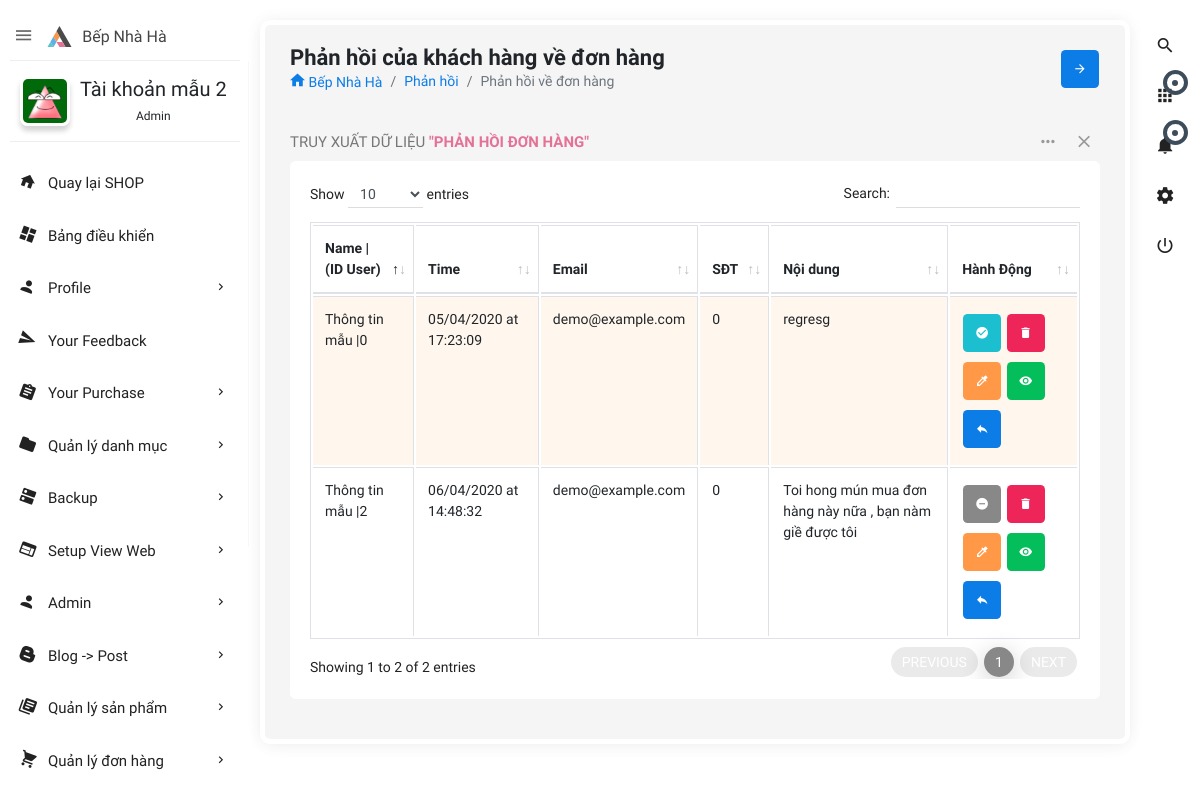
The page /admin.php?controller=feedback&action=order (signed in) on the database its author committed.
### tables this page shows
CREATE TABLE IF NOT EXISTS `users` (
  `id` int(11) NOT NULL AUTO_INCREMENT,
  `user_username` varchar(50) DEFAULT NULL,
  `user_password` varchar(100) DEFAULT NULL,
  `user_name` varchar(255) DEFAULT NULL,
  `role_id` int(11) NOT NULL DEFAULT 0,
  `user_avatar` varchar(550) DEFAULT 'author-auto.png',
  `user_email` varchar(255) DEFAULT NULL,
  `user_phone` varchar(20) DEFAULT NULL,
  `user_address` varchar(200) DEFAULT NULL,
  `createDate` datetime DEFAULT NULL,
  `verified` int(11) NOT NULL DEFAULT 0,
  `verificationCode` varchar(500) DEFAULT NULL,
  `editTime` datetime DEFAULT NULL,
  PRIMARY KEY (`id`),
  KEY `fk_id_role` (`role_id`)
);

CREATE TABLE IF NOT EXISTS `feedbacks` (
  `id` int(11) NOT NULL AUTO_INCREMENT,
  `name` varchar(250) DEFAULT NULL,
  `email` varchar(250) NOT NULL DEFAULT '',
  `phone` int(20) DEFAULT NULL,
  `subject` mediumtext NOT NULL,
  `createTime` datetime DEFAULT NULL,
  `user_id` int(11) NOT NULL DEFAULT 0,
  `order_id` int(11) NOT NULL DEFAULT 0,
  `product_id` int(11) NOT NULL DEFAULT 0,
  `status` int(11) NOT NULL DEFAULT 0,
  `editTime` datetime DEFAULT NULL,
  PRIMARY KEY (`id`),
  KEY `fk_user_id` (`user_id`),
  KEY `fk_product_id` (`product_id`),
  KEY `fk_order_id` (`order_id`)
);

### admin/controllers/feedback/order.php (called while the page is built, shortened)
<?php
require('admin/views/feedback/order.php');

### lib/config/database.php (called while the page is built, shortened)
<?php
if (isset($_SESSION['user'])) {
    $userNav = $_SESSION['user']['id'];
}
try {
    $linkConnectDB = connect();
} catch (Exception $e) {
    die($e->getMessage());
}
function connect(): mysqli
{
        $linkConnectDB = new mysqli(DB_HOST, DB_USER, DB_PASS, DB_NAME, DB_PORT);
        $linkConnectDB->set_charset('utf8mb4');
        return $linkConnectDB;
}
function executeQuery(string $sql, array $params = []): mysqli_stmt
{
    global $linkConnectDB;
    $stmt = $linkConnectDB->prepare($sql);
    if (!$stmt->execute()) {
        throw new Exception('Execute error: ' . $stmt->error);
    }
    return $stmt;
}

### lib/model.php (called while the page is built, shortened)
<?php
require('config/database.php');
function getRecord(string $table, $id, string $select = '*'): false|array|null
{
    $id = intval($id);
    $sql = "SELECT $select FROM `$table` WHERE id=$id";
    $query = executeQuery($sql);
    $result = $query->get_result()->fetch_assoc();
    return $result;
}
function getAll(string $table, array $options = []): array
{
    $select = $options['select'] ?? '*';
    $where = isset($options['where']) ? 'WHERE ' . $options['where'] : '';
    $order_by = isset($options['order_by']) ? 'ORDER BY ' . $options['order_by'] : '';
    $limit = isset($options['offset']) && isset($options['limit']) ? 'LIMIT ' . $options['offset'] . ',' . $options['limit'] : '';
    $sql = "SELECT $select FROM `$table` $where $order_by $limit";
    $query = executeQuery($sql);
    $result = $query->get_result()->fetch_all(MYSQLI_ASSOC);
    return $result;
}
function getTime($timePost, $timeReply): string
{
    $datePost = new DateTime($timePost);
    $dateReply = new DateTime($timeReply);
    $interval = $datePost->diff($dateReply);
    if ($interval->y == 0 && $interval->m == 0 && $interval->d == 0) {
        if ($interval->h == 0 && $interval->i == 0) {
            $result = ($interval->s == 1) ? '1 second ago' : $interval->s . ' seconds ago';
        } elseif ($interval->h == 0) {
            $result = ($interval->i == 1) ? '1 minute ago' : $interval->i . ' minutes ago';
        } else {
            $result = ($interval->h == 1) ? '1 hour ago' : $interval->h . ' hours ago';
        }
    } elseif ($interval->d == 1) {
        $result = 'Yesterday at ' . $dateReply->format('H:i:s');
    } else {
        $result = $datePost->format('d/m/Y \a\t H:i:s');
    }
    return $result;
}

### admin/controllers/shared/statistics.php (called while the page is built, shortened)
<?php
$options_feedback_five = [
    'limit' => 5,
    'offset' => 0,
    'order_by' => 'id DESC',
];
$feedback_five = getAll('feedbacks', $options_feedback_five);
$options_user = [
    'order_by' => 'editTime DESC',
];
$users = getAll('users', $options_user);

### admin/views/feedback/tableOrder.php (the view, shortened to what this page needs)
<?php
$options = [
    'order_by' => 'id desc',
    'where' => 'order_id<>0',
];
$feedbacks = getAll('feedbacks', $options);
?>
<div class="row clearfix">
    <div class="col-lg-12">
        <div class="card">
            <div class="header">
                <h2>Truy Xuất Dữ Liệu <strong>"Phản hồi đơn hàng"</strong> </h2>
                <ul class="header-dropdown">
                    <li class="dropdown"> <a href="javascript:void(0);" class="dropdown-toggle" data-toggle="dropdown" role="button" aria-haspopup="true" aria-expanded="false"> <i class="zmdi zmdi-more"></i> </a>
                    </li>
                    <li class="remove">
                        <a role="button" class="boxs-close"><i class="zmdi zmdi-close"></i></a>
                    </li>
                </ul>
            </div>
            <div class="body">
                <div class="table-responsive">
                    <table class="table table-bordered table-striped table-hover js-basic-example dataTable">
                        <thead>
                            <tr>
                                <th>Name | (ID User)</th>
                                <th>Time</th>
                                <th>Email</th>
                                <th>SĐT</th>
                                <th>Nội dung</th>
                                <th>Hành Động</th>
                            </tr>
                        </thead>
                        <tbody>
                            <?php foreach ($feedbacks as $feedback) :
                                if ($feedback['status'] == 1) : ?>
                                    <tr>
                                        <td><?= $feedback['name'] ?> |<?= $feedback['user_id'] ?></td>
                                        <td><?= getTime($feedback['createTime'], gmdate('Y:m:d H:i:s', time() + 7 * 3600)) ?></td>
                                        <td><?= $feedback['email'] ?></td>
                                        <td><?= $feedback['phone'] ?></td>
                                        <td><?php
                                            if (strlen($feedback['subject']) > 200) {
                                                echo substr($feedback['subject'], 0, 200) . '...';
                                            } else {
                                                echo $feedback['subject'];
                                            } ?></td>
                                        <td>
                                            <a title="UnApprove" class="btn btn-default btn-icon" href="admin.php?controller=feedback&action=unapproved&feedback_id=<?= $feedback['id'] ?>"> <i class="zmdi zmdi-minus-circle"></i></a>
                                            <a onclick="return confirm('Are you sure to delete?')" title="Delete" class="btn btn-danger btn-icon" href="admin.php?controller=feedback&action=delete&feedback_id=<?= $feedback['id'] ?>"> <i class="zmdi zmdi-delete"></i></a>
                                            <a title="Edit" class="btn btn-warning btn-icon" href="admin.php?controller=feedback&action=edit&feedback_id=<?= $feedback['id'] ?>"> <i class="zmdi zmdi-eyedropper"></i></a>
                                            <a title="View detail" class="btn btn-success btn-icon" href="admin.php?controller=feedback&action=view&feedback_id=<?= $feedback['id'] ?>"> <i class="zmdi zmdi-eye"></i></a>
                                            <a title="Reply" class="btn btn-primary btn-icon" href="admin.php?controller=feedback&action=reply&feedback_id=<?= $feedback['id'] ?>"> <i class="zmdi zmdi-mail-reply"></i></a>
                                        </td>
                                    </tr>
                                <?php else : ?>
                                    <tr style="background-color: #FFD18E;">
                                        <td><?= $feedback['name'] ?> |<?= $feedback['user_id'] ?></td>
                                        <td><?= getTime($feedback['createTime'], gmdate('Y:m:d H:i:s', time() + 7 * 3600)) ?></td>
                                        <td><?= $feedback['email'] ?></td>
                                        <td><?= $feedback['phone'] ?></td>
                                        <td><?php
                                            if (strlen($feedback['subject']) > 200) {
                                                echo substr($feedback['subject'], 0, 200) . '...';
                                            } else {
                                                echo $feedback['subject'];
                                            } ?></td>
                                        <td>
                                            <a title="Approve" class="btn btn-info btn-icon" href="admin.php?controller=feedback&action=approved&feedback_id=<?= $feedback['id'] ?>"> <i class="zmdi zmdi-check-circle"></i></a>
                                            <a onclick="return confirm('Are you sure to delete?')" title="Delete" class="btn btn-danger btn-icon" href="admin.php?controller=feedback&action=delete&feedback_id=<?= $feedback['id'] ?>"> <i class="zmdi zmdi-delete"></i></a>
                                            <a title="Edit" class="btn btn-warning btn-icon" href="admin.php?controller=feedback&action=edit&feedback_id=<?= $feedback['id'] ?>"> <i class="zmdi zmdi-eyedropper"></i></a>
                                            <a title="View detail" class="btn btn-success btn-icon" href="admin.php?controller=feedback&action=view&feedback_id=<?= $feedback['id'] ?>"> <i class="zmdi zmdi-eye"></i></a>
                                            <a title="Reply" class="btn btn-primary btn-icon" href="admin.php?controller=feedback&action=reply&feedback_id=<?= $feedback['id'] ?>"> <i class="zmdi zmdi-mail-reply"></i></a>
                                        </td>
                                    </tr>
                            <?php endif;
                            endforeach; ?>
                        </tbody>
                    </table>
                </div>
            </div>
        </div>
    </div>
</div>

### admin/views/shared/leftnavbar.php (shortened to what this page needs)
<aside id="leftsidebar" class="sidebar">
    <div class="navbar-brand">
        <button class="btn-menu ls-toggle-btn" type="button"><i class="zmdi zmdi-menu"></i></button>
        <a href="index.php"><img src="admin/themes/images/logo.svg" width="25" alt="Aero"><span class="m-l-10">Bếp Nhà Hà</span></a>
    </div>
    <div class="menu">
        <ul class="list">
            <li>
                <div class="user-info">
                    <a class="image" href="admin.php?controller=user&action=info&user_id=<?= $userNav ?>"><img src="public/upload/images/<?= $userInfoNav['user_avatar'] ?>" alt="User"></a>
                    <div class="detail">
                        <h4><?= $userInfoNav['user_name'] ?></h4>
                        <small><?php if ($userInfoNav['role_id'] == 1) {
                            echo 'Admin';
                        } elseif ($userInfoNav['role_id'] == 2) {
                            echo 'Moderator';
                        } else {
                            echo "User";
                        } ?></small>
                    </div>
                </div>
            </li>
            <li class="open"><a href="<?= PATH_URL ?>home" target="_blank"><i class="zmdi zmdi-home"></i><span>Quay lại SHOP</span></a></li>
            <li <?= $homeNav ?? '' ?>><a href="admin.php"><i class="zmdi zmdi-view-dashboard"></i><span>Bảng điều khiển</span></a></li>
            <li <?php if (isset($nav_profile)) {
                echo $nav_profile;
            } ?>><a href="javascript:void(0);" class="menu-toggle"><i class="zmdi zmdi-account"></i><span>Profile</span></a>
            </li>
            <li <?= $yourFeedback ?? '' ?>><a href="admin.php?controller=feedback&action=myfeedback"><i class="zmdi zmdi-mail-send"></i><span>Your Feedback</span></a></li>
            <li <?= $yourPurchaseNav ?? '' ?>><a href="javascript:void(0);" class="menu-toggle"><i class="zmdi zmdi-assignment"></i><span>Your Purchase</span></a>
            </li>
            <?php if ($userInfoNav['role_id'] != 0) :
                if ($userInfoNav['role_id'] == 1) : ?>
                    <li <?= $navCategory ?? ''; ?>> <a href="javascript:void(0);" class="menu-toggle"><i class="zmdi zmdi-folder"></i><span>Quản lý danh mục</span></a>
                    </li>
                    <li <?= $backupDbClass ?? '' ?>><a href="javascript:void(0);" class="menu-toggle"><i class="zmdi zmdi-dns"></i><span>Backup</span></a>
                    </li>
                    <li <?= $navHF ?? '' ?>><a href="javascript:void(0);" class="menu-toggle"><i class="zmdi zmdi-view-web"></i><span>Setup View Web</span></a>
                    </li>
                    <li <?= $adminNav ?? '' ?>><a href="javascript:void(0);" class="menu-toggle"><i class="zmdi zmdi-account"></i><span>Admin</span></a>
                    </li>
                <?php endif; ?>
                <li <?= $postNav ?? '' ?>><a href="javascript:void(0);" class="menu-toggle"><i class="zmdi zmdi-blogger"></i><span>Blog -> Post</span></a>
                </li>
                <li <?= $productNav ?? '' ?>> <a href="javascript:void(0);" class="menu-toggle"><i class="zmdi zmdi-collection-text"></i><span>Quản lý sản phẩm</span></a>
                </li>
                <li <?= $orderNav ?? '' ?>><a href="javascript:void(0);" class="menu-toggle"><i class="zmdi zmdi-shopping-cart"></i><span>Quản lý đơn hàng</span></a>
                </li>
                <li <?php if (isset($nav_user)) {
                    echo $nav_user;
                } ?>><a href="javascript:void(0);" class="menu-toggle"><i class="zmdi zmdi-account"></i><span>User</span></a>
                </li>
            <?php endif; ?>
        </ul>
    </div>
</aside>

### admin/themes/css/dark-mode.css (style rules this page uses)
tr[style*="background-color: #FFD18E"], tr[style*="background-color:#FFD18E"] { background-color: #fff7ed !important; }

### rows shown on the page
users: user_avatar (picture), user_name "Tài khoản mẫu 2"
feedbacks: name "Thông tin mẫu", user "2", email "demo@example.com", phone "0", subject "Toi hong mún mua đơn hàng này nữa , bạn nàm giề được tôi"
feedbacks: name "Thông tin mẫu", user "0", email "demo@example.com", phone "0", subject "regresg"
